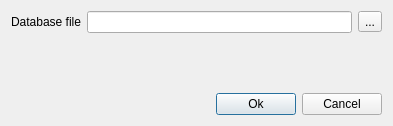
<?xml version="1.0" encoding="UTF-8"?>
<ui version="4.0">
 <class>OpenDatabase</class>
 <widget class="QDialog" name="OpenDatabase">
  <property name="geometry">
   <rect>
    <x>0</x>
    <y>0</y>
    <width>393</width>
    <height>126</height>
   </rect>
  </property>
  <property name="windowTitle">
   <string>Dialog</string>
  </property>
  <layout class="QVBoxLayout" name="verticalLayout">
   <item>
    <layout class="QHBoxLayout" name="horizontalLayout">
     <item>
      <widget class="QLabel" name="label">
       <property name="text">
        <string>Database file</string>
       </property>
      </widget>
     </item>
     <item>
      <widget class="QLineEdit" name="nameEdit">
       <property name="toolTip">
        <string>&lt;html&gt;&lt;head/&gt;&lt;body&gt;&lt;p&gt;Enter database file name&lt;/p&gt;&lt;/body&gt;&lt;/html&gt;</string>
       </property>
      </widget>
     </item>
     <item>
      <widget class="QToolButton" name="nameButton">
       <property name="toolTip">
        <string>&lt;html&gt;&lt;head/&gt;&lt;body&gt;&lt;p&gt;Press to select database file name&lt;/p&gt;&lt;/body&gt;&lt;/html&gt;</string>
       </property>
       <property name="text">
        <string>...</string>
       </property>
      </widget>
     </item>
    </layout>
   </item>
   <item>
    <spacer name="verticalSpacer">
     <property name="orientation">
      <enum>Qt::Vertical</enum>
     </property>
     <property name="sizeHint" stdset="0">
      <size>
       <width>20</width>
       <height>34</height>
      </size>
     </property>
    </spacer>
   </item>
   <item>
    <layout class="QHBoxLayout" name="horizontalLayout_2">
     <item>
      <spacer name="horizontalSpacer">
       <property name="orientation">
        <enum>Qt::Horizontal</enum>
       </property>
       <property name="sizeHint" stdset="0">
        <size>
         <width>40</width>
         <height>20</height>
        </size>
       </property>
      </spacer>
     </item>
     <item>
      <widget class="QPushButton" name="okButton">
       <property name="text">
        <string>Ok</string>
       </property>
      </widget>
     </item>
     <item>
      <widget class="QPushButton" name="cancelButton">
       <property name="text">
        <string>Cancel</string>
       </property>
      </widget>
     </item>
    </layout>
   </item>
  </layout>
 </widget>
 <resources/>
 <connections/>
</ui>
